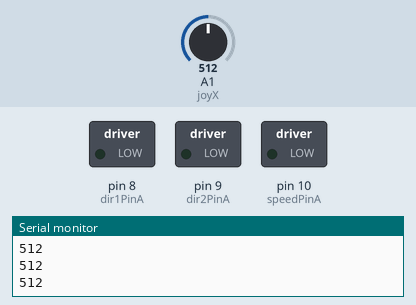
A sketch run on a simulated Arduino Uno, built with avr-gcc and run on an emulated ATmega328P. Shown: switched loads named in the sketch (green lamp = pin HIGH), the last lines printed to the serial monitor. Inputs (shaded band) come from the test bench; at power-on: A1 (joyX) = 512.

Above: at 1.2 s.
1.3 s: A1 (joyX) set to 785
2.8 s: A1 (joyX) set to 811
At 3.1 s:
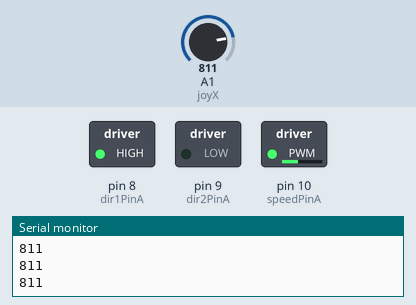
4.3 s: A1 (joyX) set to 712
5.8 s: A1 (joyX) set to 684
At 6.6 s:
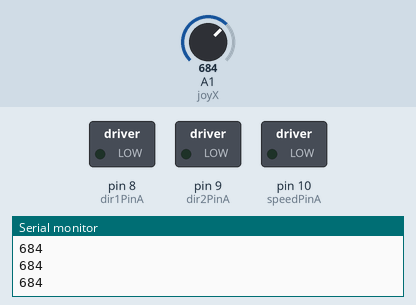
7.3 s: A1 (joyX) set to 214
8.8 s: A1 (joyX) set to 188
At 10.1 s:
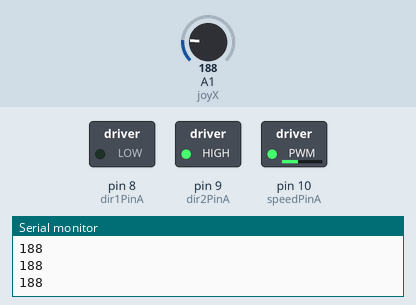
Timing chart, 0 to 11.3 s (numbered marks = the images above; inputs shaded):
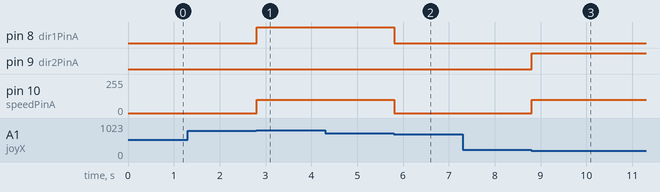

The sketch:

JoyStick_Motor.ino
```cpp
int joyX = A1;
int SW = 3;
int dir1PinA = 8;
int dir2PinA = 9;
int speedPinA = 10; //   เพื่อให้ PWM สามารถควบคุมความเร็วมอเตอร์
int xValue;
void setup()
{
  Serial.begin(9600);
  pinMode(joyX, INPUT);
  pinMode(SW, INPUT);
  pinMode(dir1PinA,OUTPUT);
  pinMode(dir2PinA,OUTPUT);
  pinMode(speedPinA,OUTPUT);
}

void loop()
{
xValue = analogRead(joyX);
Serial.println(xValue);
if(xValue < 700 && xValue > 200){
  analogWrite(speedPinA, 0);
  digitalWrite(dir1PinA, LOW);
  digitalWrite(dir2PinA, LOW);
}
if(xValue < 200){
  analogWrite(speedPinA, 100);
  digitalWrite(dir1PinA, LOW);
  digitalWrite(dir2PinA, HIGH);
}
  if(xValue > 800){
  analogWrite(speedPinA, 100);
  digitalWrite(dir1PinA, HIGH);
  digitalWrite(dir2PinA, LOW);
}
}
```

Measured:
- the behaviour switches between 800 and 801 on A1 (joyX) (found by bisection; images 0 and 1)
- the behaviour switches between 700 and 699 on A1 (joyX) (found by bisection; images 1 and 2)
- the behaviour switches between 200 and 199 on A1 (joyX) (found by bisection; images 2 and 3)
- after the input at 2.8 s, pin 8 (dir1PinA): LOW → HIGH at once; pin 10 (speedPinA): 0/255 → 100/255 at once
- after the input at 5.8 s, pin 8 (dir1PinA): HIGH → LOW at once; pin 10 (speedPinA): 100/255 → 0/255 at once
- after the input at 8.8 s, pin 9 (dir2PinA): LOW → HIGH at once; pin 10 (speedPinA): 0/255 → 100/255 at once
